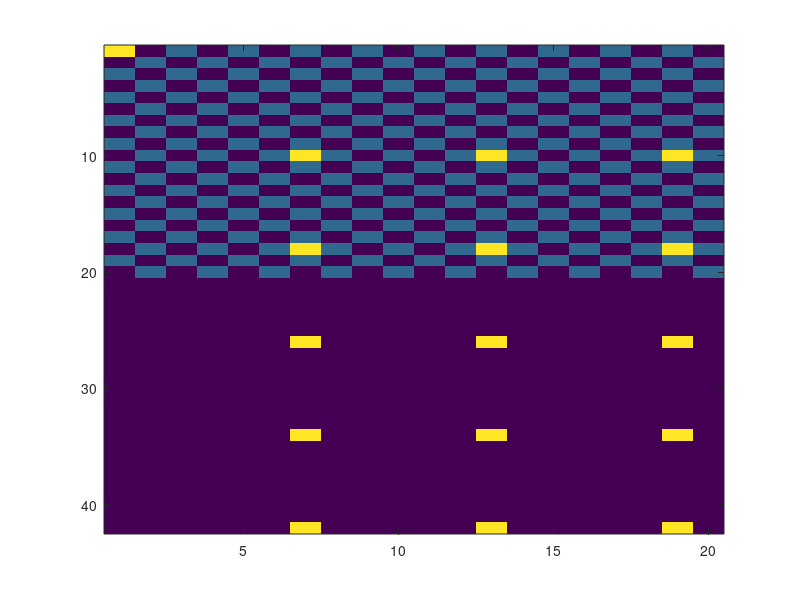

Recreate this plot in MATLAB.
clear all;
close all;

board=zeros(20,20)
%%board(1,3)=1;
[rows,cols] = size(board)

for i=1:2:rows
    for j=1:2:cols
        board(i,j)=1;
        board(i+1,j+1)=1;
    end
end

xmoves=4;
ymoves=6;
xpos=1;
ypos=1;
a=xmoves;
b=ymoves;
board(1,1)=3;
c=1;
for j=1:cols
    ypos=ypos+b;
    xpos=1;
    if ypos>cols
        break
    end
    for i=1:rows
      if xpos>rows
          break
      end
      xpos=xpos+a;
      board(2*xpos,ypos)=3;
      disp([i j])
      imagesc(board)
    end
    
end

imagesc(board);
